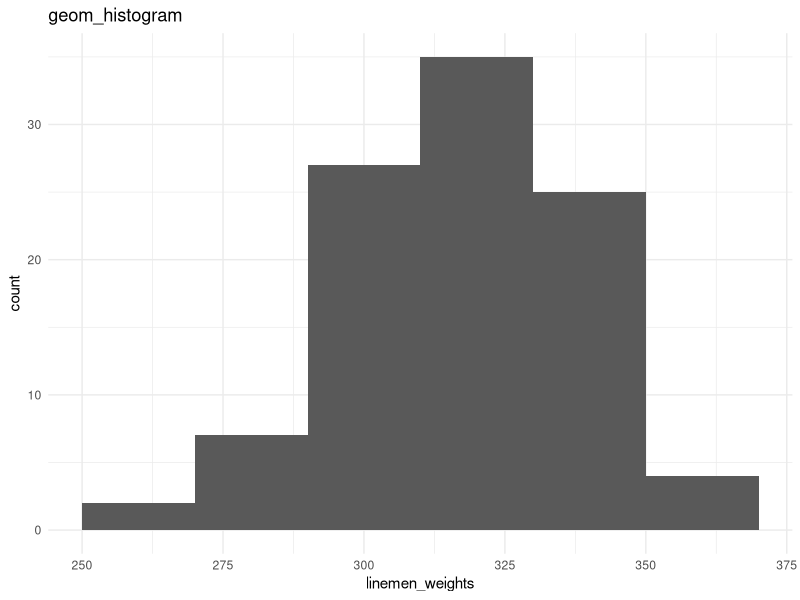

Write the R code that produced this figure.
library(tidyverse)
set.seed(50)
probs <- c(0.0033, 0.0033, 0.0033, 0.0033, 0.0033, 0.0033, 0.0033, 0.0033,
0.0033, 0.0033, 0.0033, 0.0033, 0.0033, 0.0033, 0.0033, 0.01, 0.01, 0.01,
0.01, 0.01, 0.01, 0.01, 0.01, 0.01, 0.01, 0.015, 0.015, 0.015, 0.015,
0.015, 0.015, 0.015, 0.015, 0.015, 0.015, 0.0133, 0.0133, 0.0133, 0.0133,
0.0133, 0.0133, 0.0133, 0.0133, 0.0133, 0.0133, 0.0133, 0.0133, 0.0133,
0.0133, 0.0133, 0.0133, 0.0133, 0.0133, 0.0133, 0.0133, 0.0133, 0.0133,
0.0133, 0.0133, 0.0133, 0.0133, 0.0133, 0.0133, 0.0133, 0.0133, 0.017,
0.015, 0.015, 0.015, 0.015, 0.015, 0.015, 0.015, 0.015, 0.015, 0.01, 0.01,
0.01, 0.01, 0.01, 0.01, 0.01, 0.01, 0.01, 0.01, 0.0033, 0.0033, 0.0033,
0.0033, 0.0033, 0.0033, 0.0033, 0.0033, 0.0033, 0.0033, 0.0033, 0.0033,
0.0033, 0.0033, 0.0033)
weights <- 265:364
names <- c("Liam Galles", "Noah Raymond", "William Hammontree",
           "James Zaremba", "Oliver Zurcher", "Benjamin Hilker", "Elijah Loken",
            "Lucas Lewter", "Mason Straus", "Logan Work", "Alexander Jarret",
            "Ethan Wey", "Jacob Adolphsen", "Michael Solt", "Daniel Welcome", 
            "Henry Portman", "Jackson Tichenor", "Sebastian Free", "Aiden Papp",
            "Matthew Lenzi", "Samuel Rinaldo", "David Goines", "Joseph Asuncion",
            "Carter Philhower", "Owen Freeborn", "Wyatt Ice",
            "John Mcguckin", "Jack Soden", "Luke Humfeld", "Jayden Natera",
            "Dylan Galles", "Grayson Raymond", "Levi Hammontree", "Isaac Zaremba",
            "Gabriel Zurcher", "Julian Hilker", "Mateo Loken", "Anthony Lewter",
            "Jaxon Straus", "Lincoln Work", "Joshua Jarret", "Christopher Wey",
            "Andrew Adolphsen", "Theodore Solt", "Caleb Welcome",
            "Ryan Portman", "Asher Tichenor", "Nathan Free", "Thomas Papp",
            "Leo Lenzi", "Isaiah Rinaldo", "Charles Goines", "Josiah Asuncion",
            "Hudson Philhower", "Christian Freeborn", "Hunter Ice",
            "Connor Mcguckin", "Eli Soden", "Ezra Humfeld", "Aaron Natera",
            "Landon Galles", "Adrian Raymond", "Jonathan Hammontree",
            "Nolan Zaremba", "Jeremiah Zurcher", "Easton Hilker", "Elias Loken",
            "Colton Lewter", "Cameron Straus", "Carson Work", "Robert Jarret",
            "Angel Wey", "Maverick Adolphsen", "Nicholas Solt", "Dominic Welcome",
            "Jaxson Portman", "Greyson Tichenor", "Adam Free", "Ian Papp",
            "Austin Lenzi", "Santiago Rinaldo", "Jordan Goines", "Cooper Asuncion",
            "Brayden Philhower", "Roman Freeborn", "Evan Ice", "Ezekiel Mcguckin",
            "Xavier Soden", "Jose Humfeld", "Jace Natera", "Jameson Adolphsen",
            "Leonardo Solt", "Bryson Welcome", "Axel Portman", "Everett Tichenor",
            "Parker Free", "Kayden Papp", "Miles Lenzi", "Sawyer Rinaldo", "Jason Goines"
        )

linemen_weights <- sample(weights, 100, replace = TRUE, prob= probs)
plot.data <- data.frame(names, linemen_weights)

ggplot(plot.data, aes(linemen_weights)) +
    geom_histogram(binwidth = 20) +
    labs(title = "geom_histogram") +
    theme_minimal()